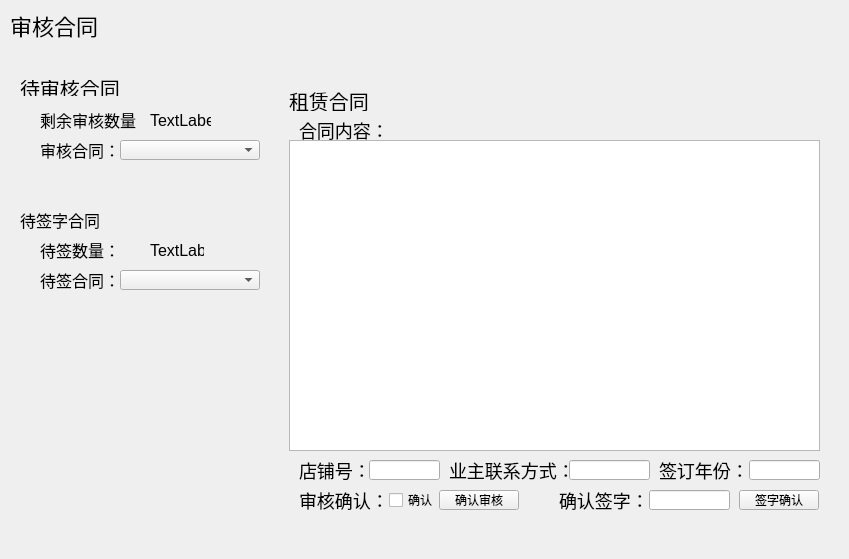
    <widget class="QWidget" name="MyShop">
     <widget class="QLabel" name="myShop">
      <property name="geometry">
       <rect>
        <x>10</x>
        <y>10</y>
        <width>101</width>
        <height>30</height>
       </rect>
      </property>
      <property name="styleSheet">
       <string notr="true">font-size:22px</string>
      </property>
      <property name="text">
       <string>审核合同</string>
      </property>
     </widget>
     <widget class="QWidget" name="widget" native="true">
      <property name="geometry">
       <rect>
        <x>269</x>
        <y>70</y>
        <width>571</width>
        <height>480</height>
       </rect>
      </property>
      <property name="styleSheet">
       <string notr="true">QLabel
{
font-size:18px;
}
</string>
      </property>
      <widget class="QLabel" name="label_16">
       <property name="geometry">
        <rect>
         <x>20</x>
         <y>20</y>
         <width>91</width>
         <height>21</height>
        </rect>
       </property>
       <property name="styleSheet">
        <string notr="true">font-size:20px</string>
       </property>
       <property name="text">
        <string>租赁合同</string>
       </property>
      </widget>
      <widget class="QLabel" name="label_24">
       <property name="geometry">
        <rect>
         <x>30</x>
         <y>50</y>
         <width>91</width>
         <height>20</height>
        </rect>
       </property>
       <property name="text">
        <string>合同内容：</string>
       </property>
      </widget>
      <widget class="QTextEdit" name="contractContent">
       <property name="geometry">
        <rect>
         <x>20</x>
         <y>70</y>
         <width>531</width>
         <height>311</height>
        </rect>
       </property>
      </widget>
      <widget class="QLabel" name="label_26">
       <property name="geometry">
        <rect>
         <x>390</x>
         <y>390</y>
         <width>90</width>
         <height>20</height>
        </rect>
       </property>
       <property name="text">
        <string>签订年份：</string>
       </property>
      </widget>
      <widget class="QLabel" name="label_27">
       <property name="geometry">
        <rect>
         <x>180</x>
         <y>390</y>
         <width>121</width>
         <height>20</height>
        </rect>
       </property>
       <property name="text">
        <string>业主联系方式：</string>
       </property>
      </widget>
      <widget class="QLabel" name="label_28">
       <property name="geometry">
        <rect>
         <x>30</x>
         <y>390</y>
         <width>71</width>
         <height>20</height>
        </rect>
       </property>
       <property name="text">
        <string>店铺号：</string>
       </property>
      </widget>
      <widget class="QLabel" name="label_29">
       <property name="geometry">
        <rect>
         <x>30</x>
         <y>420</y>
         <width>90</width>
         <height>20</height>
        </rect>
       </property>
       <property name="text">
        <string>审核确认：</string>
       </property>
      </widget>
      <widget class="QLabel" name="label_30">
       <property name="geometry">
        <rect>
         <x>290</x>
         <y>420</y>
         <width>90</width>
         <height>20</height>
        </rect>
       </property>
       <property name="text">
        <string>确认签字：</string>
       </property>
      </widget>
      <widget class="QLineEdit" name="shopNun">
       <property name="geometry">
        <rect>
         <x>100</x>
         <y>390</y>
         <width>71</width>
         <height>20</height>
        </rect>
       </property>
       <property name="readOnly">
        <bool>true</bool>
       </property>
      </widget>
      <widget class="QLineEdit" name="userTel">
       <property name="geometry">
        <rect>
         <x>300</x>
         <y>390</y>
         <width>81</width>
         <height>20</height>
        </rect>
       </property>
       <property name="text">
        <string/>
       </property>
       <property name="readOnly">
        <bool>true</bool>
       </property>
      </widget>
      <widget class="QCheckBox" name="contractConfirm">
       <property name="geometry">
        <rect>
         <x>120</x>
         <y>420</y>
         <width>51</width>
         <height>20</height>
        </rect>
       </property>
       <property name="text">
        <string>确认</string>
       </property>
       <property name="checkable">
        <bool>true</bool>
       </property>
      </widget>
      <widget class="QLineEdit" name="rentTime">
       <property name="geometry">
        <rect>
         <x>480</x>
         <y>390</y>
         <width>71</width>
         <height>20</height>
        </rect>
       </property>
       <property name="readOnly">
        <bool>true</bool>
       </property>
      </widget>
      <widget class="QPushButton" name="auditConfirmation">
       <property name="geometry">
        <rect>
         <x>170</x>
         <y>420</y>
         <width>80</width>
         <height>20</height>
        </rect>
       </property>
       <property name="text">
        <string>确认审核</string>
       </property>
      </widget>
      <widget class="QLineEdit" name="ceoSignature">
       <property name="geometry">
        <rect>
         <x>380</x>
         <y>420</y>
         <width>81</width>
         <height>20</height>
        </rect>
       </property>
      </widget>
      <widget class="QPushButton" name="signatureConfirmation">
       <property name="geometry">
        <rect>
         <x>470</x>
         <y>420</y>
         <width>80</width>
         <height>20</height>
        </rect>
       </property>
       <property name="text">
        <string>签字确认</string>
       </property>
      </widget>
     </widget>
     <widget class="QWidget" name="widget_9" native="true">
      <property name="geometry">
       <rect>
        <x>10</x>
        <y>70</y>
        <width>251</width>
        <height>111</height>
       </rect>
      </property>
      <property name="styleSheet">
       <string notr="true">QLabel
{
font-size:16px;
}
</string>
      </property>
      <widget class="QLabel" name="label_17">
       <property name="geometry">
        <rect>
         <x>10</x>
         <y>10</y>
         <width>121</width>
         <height>16</height>
        </rect>
       </property>
       <property name="styleSheet">
        <string notr="true">font-size:20px</string>
       </property>
       <property name="text">
        <string>待审核合同</string>
       </property>
      </widget>
      <widget class="QLabel" name="label_23">
       <property name="geometry">
        <rect>
         <x>30</x>
         <y>40</y>
         <width>101</width>
         <height>20</height>
        </rect>
       </property>
       <property name="text">
        <string>剩余审核数量：</string>
       </property>
      </widget>
      <widget class="QLabel" name="residualAuditNum">
       <property name="geometry">
        <rect>
         <x>140</x>
         <y>40</y>
         <width>61</width>
         <height>20</height>
        </rect>
       </property>
       <property name="text">
        <string>TextLabel</string>
       </property>
      </widget>
      <widget class="QLabel" name="label_25">
       <property name="geometry">
        <rect>
         <x>30</x>
         <y>70</y>
         <width>81</width>
         <height>20</height>
        </rect>
       </property>
       <property name="text">
        <string>审核合同：</string>
       </property>
      </widget>
      <widget class="QComboBox" name="residualAudit">
       <property name="geometry">
        <rect>
         <x>110</x>
         <y>70</y>
         <width>140</width>
         <height>20</height>
        </rect>
       </property>
      </widget>
     </widget>
     <widget class="QWidget" name="widget_10" native="true">
      <property name="geometry">
       <rect>
        <x>10</x>
        <y>200</y>
        <width>251</width>
        <height>151</height>
       </rect>
      </property>
      <property name="styleSheet">
       <string notr="true">QLabel
{
font-size:16px;
}
</string>
      </property>
      <widget class="QLabel" name="label_31">
       <property name="geometry">
        <rect>
         <x>10</x>
         <y>10</y>
         <width>81</width>
         <height>20</height>
        </rect>
       </property>
       <property name="text">
        <string>待签字合同</string>
       </property>
      </widget>
      <widget class="QLabel" name="label_32">
       <property name="geometry">
        <rect>
         <x>30</x>
         <y>40</y>
         <width>100</width>
         <height>20</height>
        </rect>
       </property>
       <property name="text">
        <string>待签数量：</string>
       </property>
      </widget>
      <widget class="QLabel" name="label_33">
       <property name="geometry">
        <rect>
         <x>30</x>
         <y>70</y>
         <width>80</width>
         <height>20</height>
        </rect>
       </property>
       <property name="text">
        <string>待签合同：</string>
       </property>
      </widget>
      <widget class="QComboBox" name="quantityAudited">
       <property name="geometry">
        <rect>
         <x>110</x>
         <y>70</y>
         <width>140</width>
         <height>20</height>
        </rect>
       </property>
      </widget>
      <widget class="QLabel" name="quantityAuditedNum">
       <property name="geometry">
        <rect>
         <x>140</x>
         <y>40</y>
         <width>54</width>
         <height>20</height>
        </rect>
       </property>
       <property name="text">
        <string>TextLabel</string>
       </property>
      </widget>
     </widget>
    </widget>
